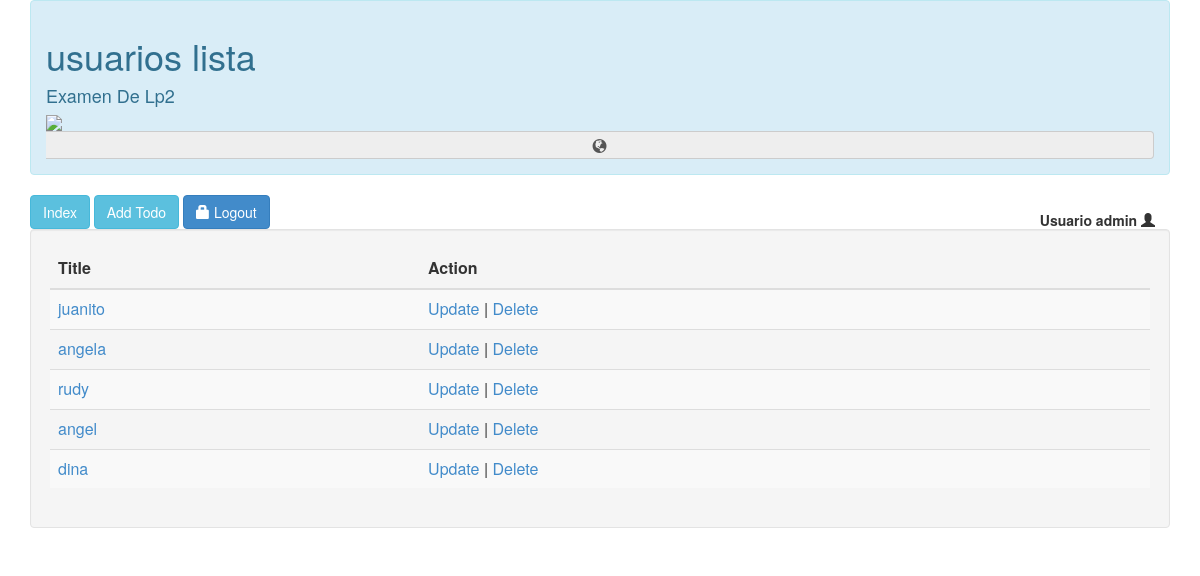
The page /index (signed in) on the database as committed earlier.
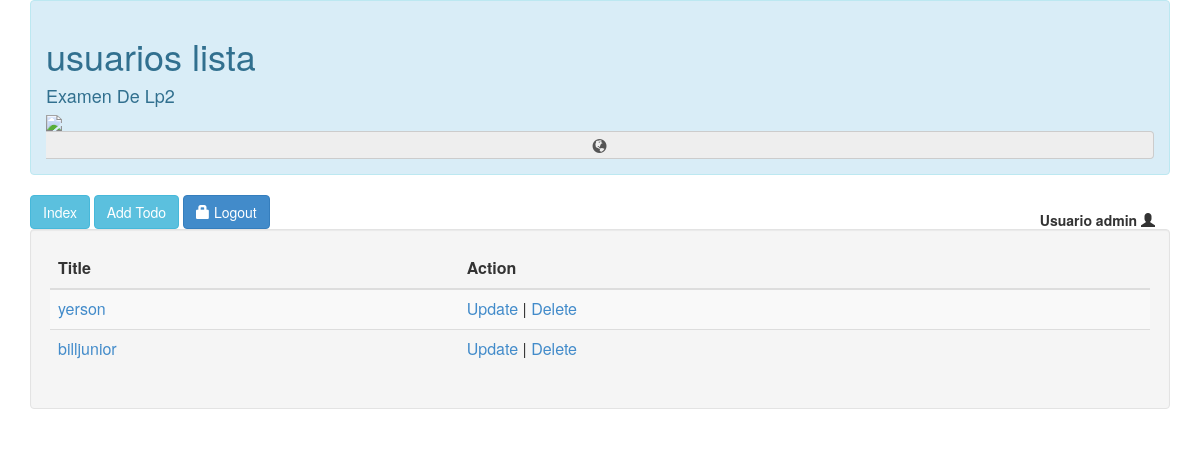
The same page on the database as committed later.
### app/models.py (models this page shows, shortened)
class Todo(models.Model):
    PRIORITY_LIST = (
        (0, 'Dni'),
        (5, 'partida'),
        (10, 'Militar'),
        (15, ''),
    )
    title = models.CharField(max_length=40)
    owner = models.ForeignKey(User)
    priority = models.PositiveSmallIntegerField(choices=PRIORITY_LIST, default=5)
    description = models.TextField()
    added_on = models.DateTimeField(auto_now_add=True)
    due_on = models.DateField()
    class Meta:
        permissions = (
            ('list_app', 'Can view list ap'),
            ('view_app', 'Can view ap'),
            ('add_app', 'Can add ap'),
            ('change_app', 'Can change ap'),
            ('delete_app', 'Can delete ap'),
        )
        ordering = ['due_on']
    def __unicode__(self):
        return u"%s" % self.title

### app/views.py (the view)
# urls.py: url(r'^index$', TodoList.as_view(), name='app_list'),
class TodoList(ListView):
    model = Todo

### templates/app/todo_list.html (shortened to what this page needs)
{% extends 'base.html' %}
{% block content %}
<table class = "table table-striped" cellspacing = '0'>
<thead><tr><th>Title</th><th>Action</th></tr></thead>
<tbody>
  {% for todo in todo_list %}
  <tr><td>{% if perms.todo.view_todo %}<a
              href="{{app.get_absolute_url}}">{{todo}}</a>{% else %}{{todo}}{% endif %}</td>
  <td>{% if perms.app.change_todo %}<a href="{% url 'app_update' todo.pk %}">Update</a>{% endif %} | {% if perms.app.delete_app %}<a href="{% url 'app_delete' todo.pk %}">Delete</a>{% endif %}</td></tr>
  {% endfor %}
</tbody>
</table>
{% endblock %}

### templates/base.html (shortened to what this page needs)
<html>
    <head>
    <link href="{{STATIC_URL}}css/bootstrap.css " rel = "stylesheet" type="text/css">
</head>
<body>
<div class = "container">
    <div class="alert alert-info">
        <h1>usuarios lista</h1>                                                                                                 <h4>Examen De Lp2</h4>
        <img src="fc,140x140,creme.u5" class="img-polaroid">
        <span class="input-group-addon"><span class="glyphicon
                glyphicon-globe"></span></span>
    </div>
        <a type="button" class="btn btn-info" href="{% url 'app_list' %}">Index</a>{% if perms.todo.add_todo %}
        <a type="button" class="btn btn-info" href="{% url 'app_create' %}">Add Todo</a>{% endif %}
        {% if user.is_authenticated %}
           <p class="navbar-text pull-right">
               <strong>Usuario {{user.username}}</strong>
        <span class="glyphicon glyphicon-user"></span>
           </p>
           {% endif %}
        <button type="submit" class="btn btn-primary"><span class="glyphicon
                glyphicon-lock"></span> Logout</button>
    <div class =  "well">
{% block content %}{% endblock %}
    </div>
</div>
</body>
</html>

Rows that differ between the two databases and show on the page:
removed Todo: title "rudy"
removed Todo: title "angel"
removed Todo: title "dina"
changed Todo: title "juanito" → "yerson"
changed Todo: title "angela" → "billjunior"
